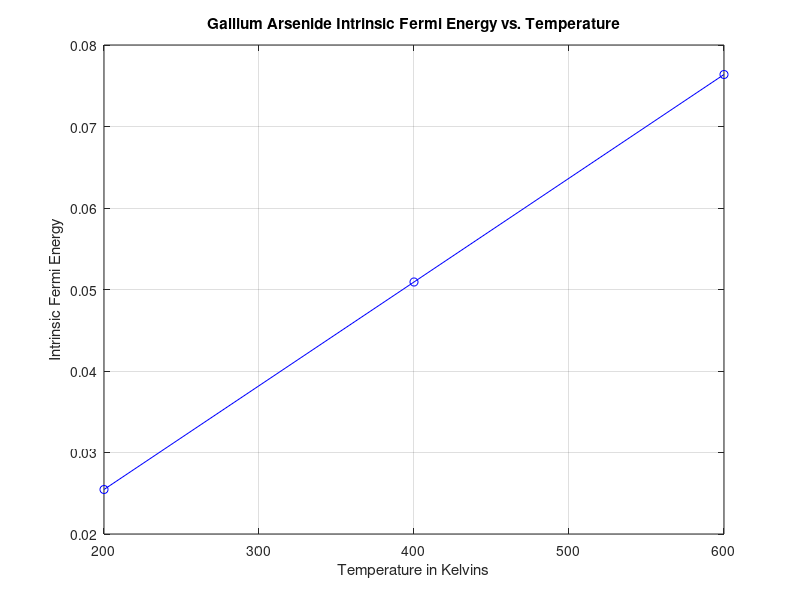

MATLAB code to generate this figure:
%Boltzmann's constant
k = 8.62*10.^-5;

%holes
mp = 0.48;

%electrons
mn = 0.067;

%T(K)
T1 = 200;
T2 = 400;
T3 = 600;

E1 = (3/4)*k*T1*log(mp/mn)
E2 = (3/4)*k*T2*log(mp/mn)
E3 = (3/4)*k*T3*log(mp/mn)

%plot
X = [T1 T2 T3];
Y = [E1 E2 E3];
figure;
plot(X,Y,'b-o');
title('Gallium Arsenide Intrinsic Fermi Energy vs. Temperature');
xlabel('Temperature in Kelvins');
ylabel('Intrinsic Fermi Energy');
grid;
